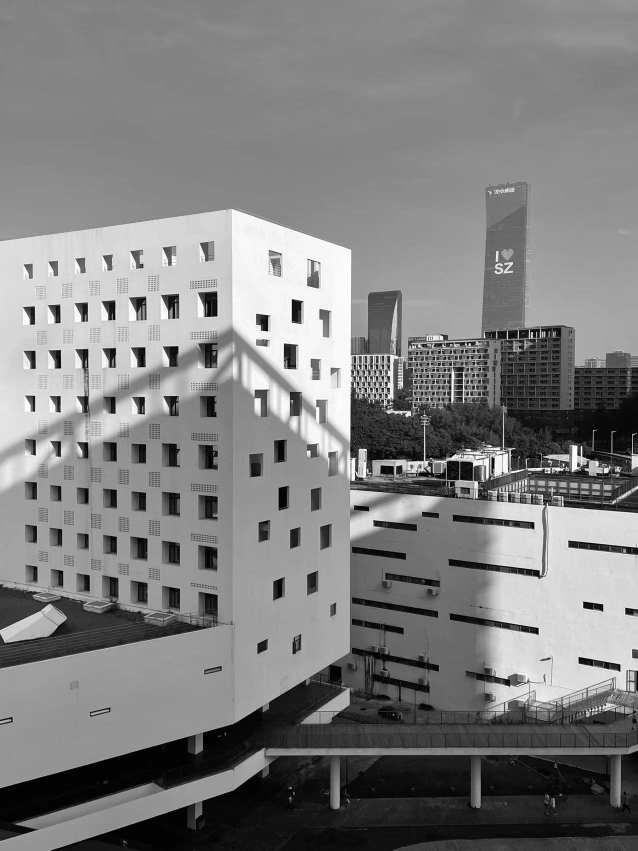
#> input picture Pics/test2 .jpg, 1276 x 1702 px (shown at 1/2 size)
$ python '特征匹配.py'
#> lines starting #> are read from the running program, lines starting #| are printed output that depends on the picture
# 特征匹配就像比较两个图像的特征，这两个图像可能在方向、视角、亮度上不同，甚至大小和颜色也不同。

import cv2
img1 = cv2.imread('./Pics/test2 .jpg', 0)
#> img1 is the input picture: shape (1702, 1276); min 0, max 255, mean 127
img2 = cv2.imread('./Pics/test3.jpg', 0)
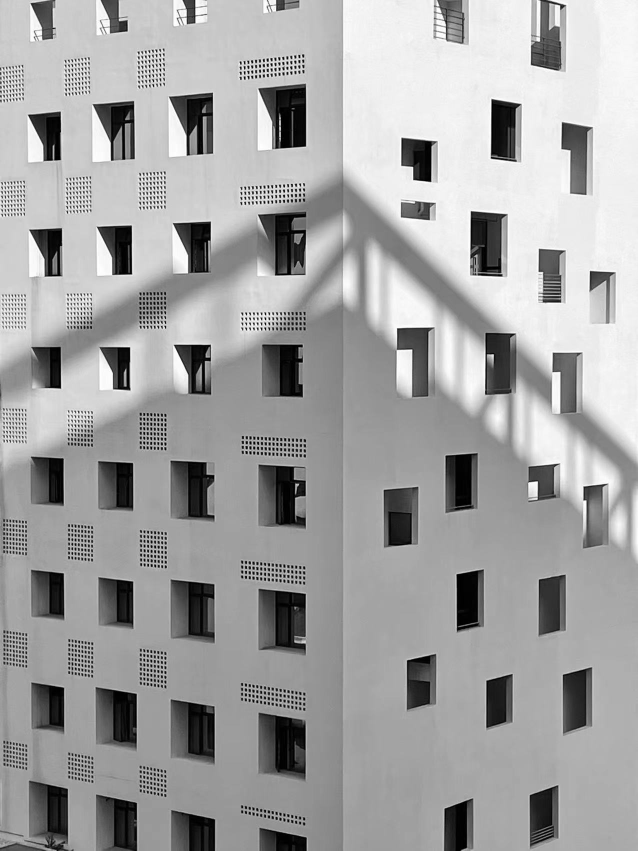
#> input picture Pics/test3.jpg, 1276 x 1702 px (shown at 1/2 size)
#> img2 is the input picture: shape (1702, 1276); min 0, max 255, mean 162.4

orb = cv2.ORB_create(nfeatures=500)

kp1, des1 = orb.detectAndCompute(img1, None)
#> kp1 = 500 keypoints; strongest (x, y, size): (709, 713, 31), (851, 920, 31), (1063, 665, 31), (907, 726, 31)
kp2, des2 = orb.detectAndCompute(img2, None)
#> kp2 = 500 keypoints; strongest (x, y, size): (492, 628, 31), (496, 153, 31), (535, 149, 31), (504, 142, 31)

bf = cv2.BFMatcher(cv2.NORM_HAMMING, crossCheck=True)

matches = bf.match(des1, des2)
#> matches = 90 matches

matches = sorted(matches, key=lambda x: x.distance)

match_img = cv2.drawMatches(img1, kp1, img2, kp2, matches[:50], None)
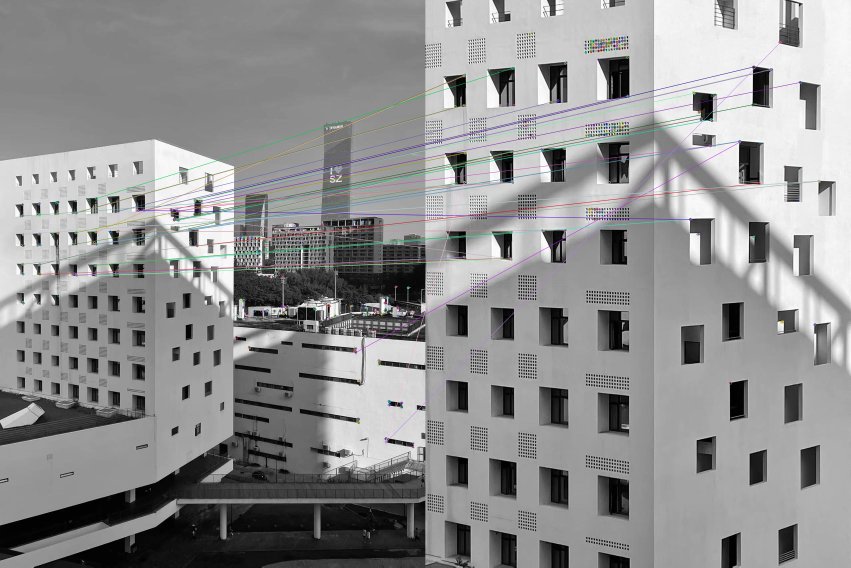
#> match_img: shape (1702, 2552, 3) (shown at 1/3 size); mean of channels 0, 1, 2 144.4, 144.2, 144.1; drawn as B, G, R


cv2.namedWindow("original image", 0)
cv2.resizeWindow("original image" , 320, 480)

cv2.namedWindow("test image", 0)
cv2.resizeWindow("test image",  320, 480)

cv2.namedWindow("Matches", 0)
cv2.resizeWindow("Matches", 640, 480)

cv2.imshow('original image', img1)
cv2.imshow('test image', img2)
cv2.imshow('Matches', match_img)

if cv2.waitKey(0) & 0xff == 27:
#> (key Esc is pressed here)
    cv2.destroyAllWindows()
